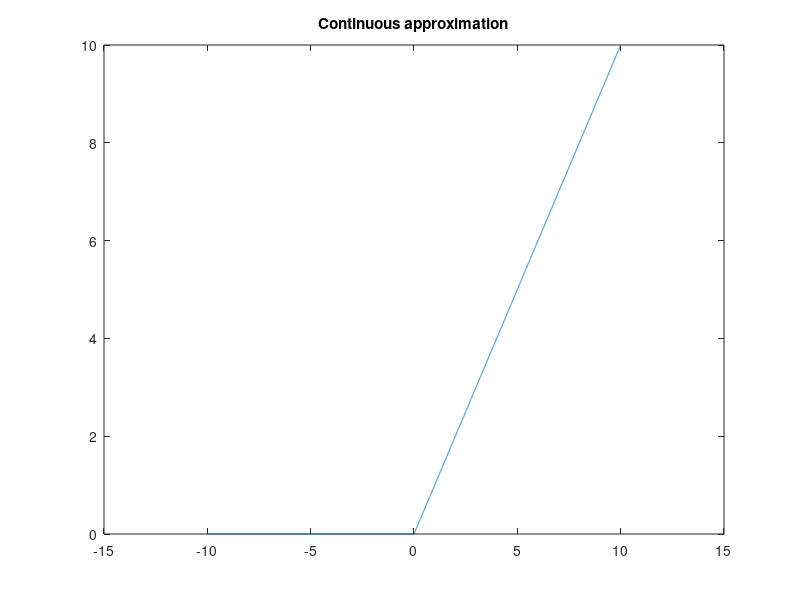
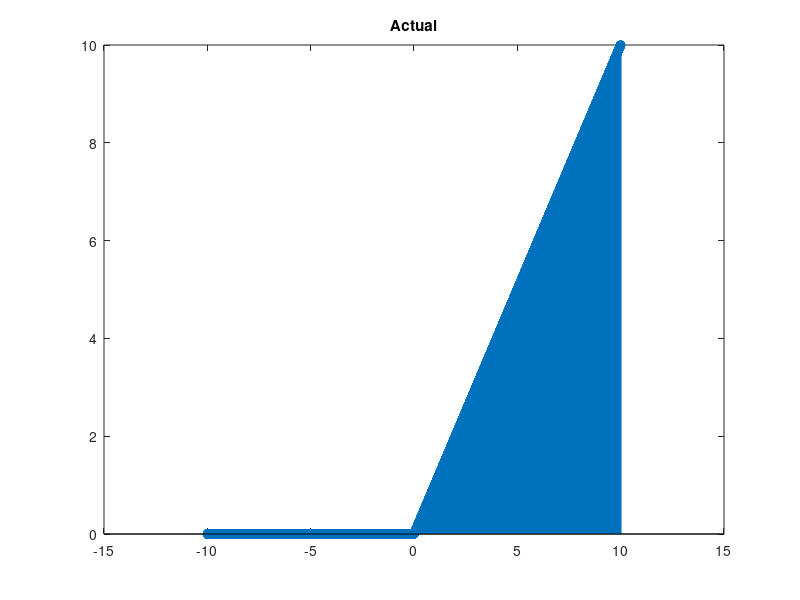

The MATLAB source for these figures, in order:
%Plotting unit ramp function
close all
clear
clc

fs=1000;
a=1;
t=-10:1/fs:10;
y=zeros(1,length(t));
for i=1:length(t)
  if(t(i)<0)
    y(i)=0;
  else
    y(i)=a*t(i);
  end
end

figure
plot(t,y)
xlim([-15 15])
title('Continuous approximation')

figure
stem(t,y)
xlim([-15 15])
title('Actual')  